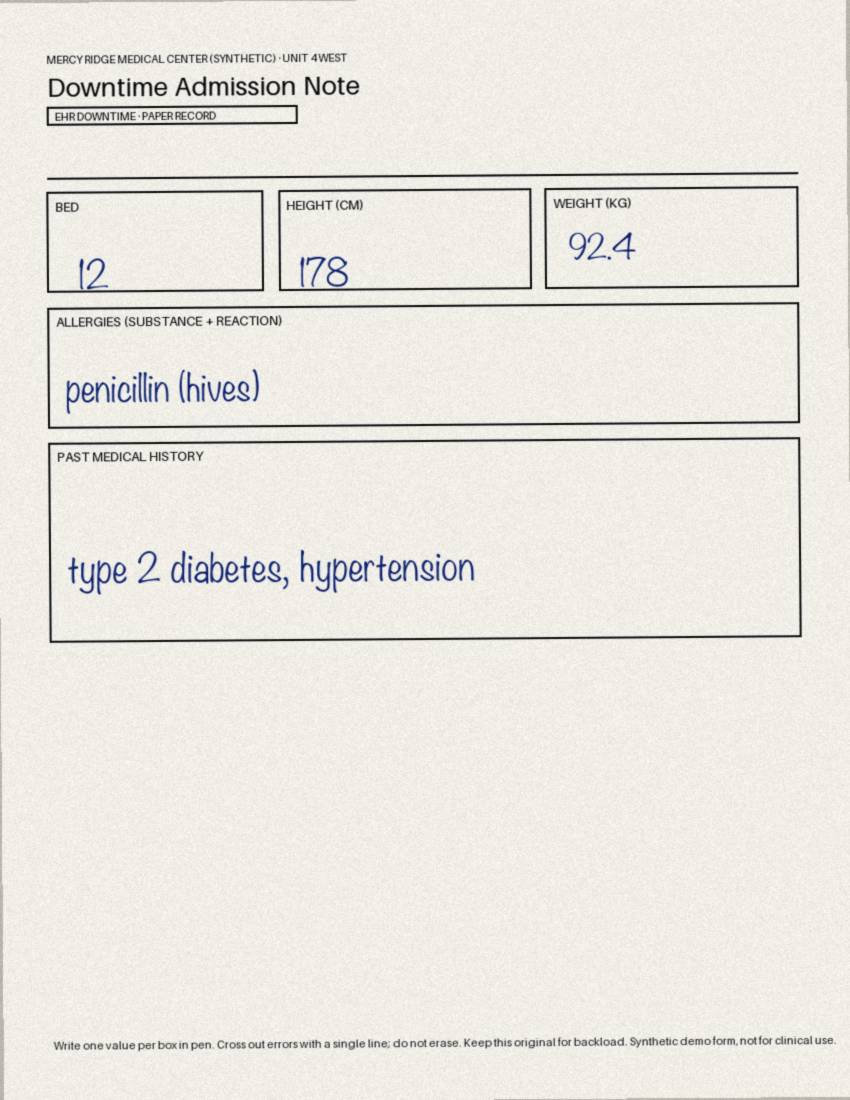
#> input picture data/forms/fixtures/admission_note-01.jpg, 850 x 1100 px
$ python -i hw_glyphs.py   (imports and definitions only)
#> lines starting #> are read from the running program, lines starting #| are printed output that depends on the picture; after the words box and inside, x2 and y2 are one past the last pixel; in counts of white or black regions, pixels touching at a corner belong together
#> further down, picture is the input picture: PIL image 850x1100 RGB; mean R, G, B 234.7, 230.7, 225.1
"""NIST Special Database 19 (2nd edition) as the glyph source for tools/hw_fixtures.py.

SD19 ships the same segmented characters in several organizations. by_write.zip groups them by writer but
its field-type directories (digit, upper, lower, constitution) carry no per-glyph class; by_class.zip carries
the class but discards the writer. The index joins the two on a hash of the DECODED pixels (not the PNG file
bytes): class from by_class, writer from by_write. A pixel hash seen under more than one class, or under more
than one writer, is dropped (conservative). The zips are read in place; the 1.6M members are never extracted.

  python -m tools.hw_glyphs fetch  [--cache DIR] [--write-lock]   # NETWORK: download, verify MD5 logs + lock
  python -m tools.hw_glyphs verify [--cache DIR]                    # re-verify the cached archives
  python -m tools.hw_glyphs index  [--cache DIR]                    # build DIR/sd19_index.json from them

Only `fetch` touches the network, and only when run explicitly: never on import, in tests or in CI. The
archives, MD5 logs and index live in the cache dir (default .cache/handwriting/, git-ignored). Until
tools/handwriting_sources.lock.json records each archive's sha256 and size (`fetch --write-lock` at the
first verified fetch), the source refuses to load: unverified bytes never reach a fixture.

The layout patterns below are assumptions about the real archives (cross-checked against the published MD5
logs' member paths); the indexer refuses loudly when nothing matches them. Licensing, provenance and privacy:
docs/handwriting-datasets.md.
"""
from __future__ import annotations

import argparse
import hashlib
import io
import json
import random
import re
import shutil
import string
import sys
import zipfile
from collections import Counter
from pathlib import Path
from typing import Protocol, runtime_checkable

ROOT = Path(__file__).resolve().parent.parent
LOCKFILE = ROOT / "tools" / "handwriting_sources.lock.json"
DEFAULT_CACHE = ROOT / ".cache" / "handwriting"
INDEX_NAME = "sd19_index.json"
INDEX_VERSION = 1
ARCHIVES = ("by_write", "by_class")

# ---- layout assumptions (S3 checks them against the real archives) -------------------------------------
# Any leading prefix is allowed: the MD5 logs list members as sd19/2ndEdition2016/data/by_write/...
# by_write/hsf_<p>/f<wwww>_<tt>/<d|u|l|c><wwww>_<tt>/<d|u|l|c><wwww>_<tt>_<nnnnn>.png ; writer = f<wwww>_<tt>
BY_WRITE_PATTERN = re.compile(
    r"(?:^|/)by_write/(?P<partition>hsf_\d+)/(?P<writer>f(?P<wid>\d{4}_\d{2}))/(?P<field>[dulc])(?P=wid)/"
    r"[^/]+\.png$")
# by_class/<hex ASCII code>/(hsf_<p>|train_<hex>)/<name>.png ; class = chr(int(hex, 16)), one of 62
BY_CLASS_PATTERN = re.compile(r"(?:^|/)by_class/(?P<hex>[0-9a-f]{2})/(?P<group>hsf_\d+|train_[0-9a-f]{2})/[^/]+\.png$")
# NIST MD5 logs: one "<md5> <path>" line per archive member (md5sum style; a leading "*" is tolerated)
MD5_LOG_LINE = re.compile(r"^(?P<md5>[0-9a-fA-F]{32}) [ *]?(?P<path>\S.*?)\s*$")
GLYPH_CLASSES = frozenset(string.digits + string.ascii_letters)

# ---- punctuation harvested from the writer's own ink ---------------------------------------------------
PUNCTUATION = frozenset(".:,")
TITTLE_SOURCES = ("i", "j")       # period = the dot of an i or j; colon = two of them stacked
DESCENDER_SOURCES = ("j", "g")    # comma = a dot plus the clipped descender terminal of a j or g
INK_LEVEL = 128                   # on an SD19 raster (white background, black ink) a pixel < 128 is ink
MIN_TITTLE_INK = 4                # source pixels: smaller "dots" are specks, not tittles
MAX_TITTLE_FRAC = 0.4             # the dot is at most this fraction of the glyph's ink height ...
MIN_BODY_TO_TITTLE = 2.0          # ... and the stem below it at least twice the dot's height
DESCENDER_FRAC = 0.35             # bottom fraction of a j/g ink box kept as the descender terminal
MIN_TAIL_INK = 6
COLON_GAP = 2.2                   # colon: gap between the two dots, in dot heights
COMMA_TAIL = 1.6                  # comma: tail height, in dot heights


class Unverified(RuntimeError):
    """The archives are not pinned in the lockfile, or the cached bytes do not match it."""


class LayoutMismatch(RuntimeError):
    """An archive does not have the layout the patterns above assume."""


# ------------------------------------------------------------------ glyph source protocol

@runtime_checkable
class GlyphSource(Protocol):
    def writers(self) -> list[str]:
        """Writer ids, sorted."""

    def coverage(self, writer: str) -> set[str]:
        """Characters get() can produce for this writer: glyph classes, plus . : , when harvestable."""

    def get(self, writer: str, char: str, rng: random.Random):
        """One glyph instance (PIL 'L' image, white background, black ink). Picks are WITH replacement."""


def ink_mask(img):
    """'L' mask, 255 where the raster has ink."""
    return img.convert("L").point(lambda v: 255 if v < INK_LEVEL else 0)
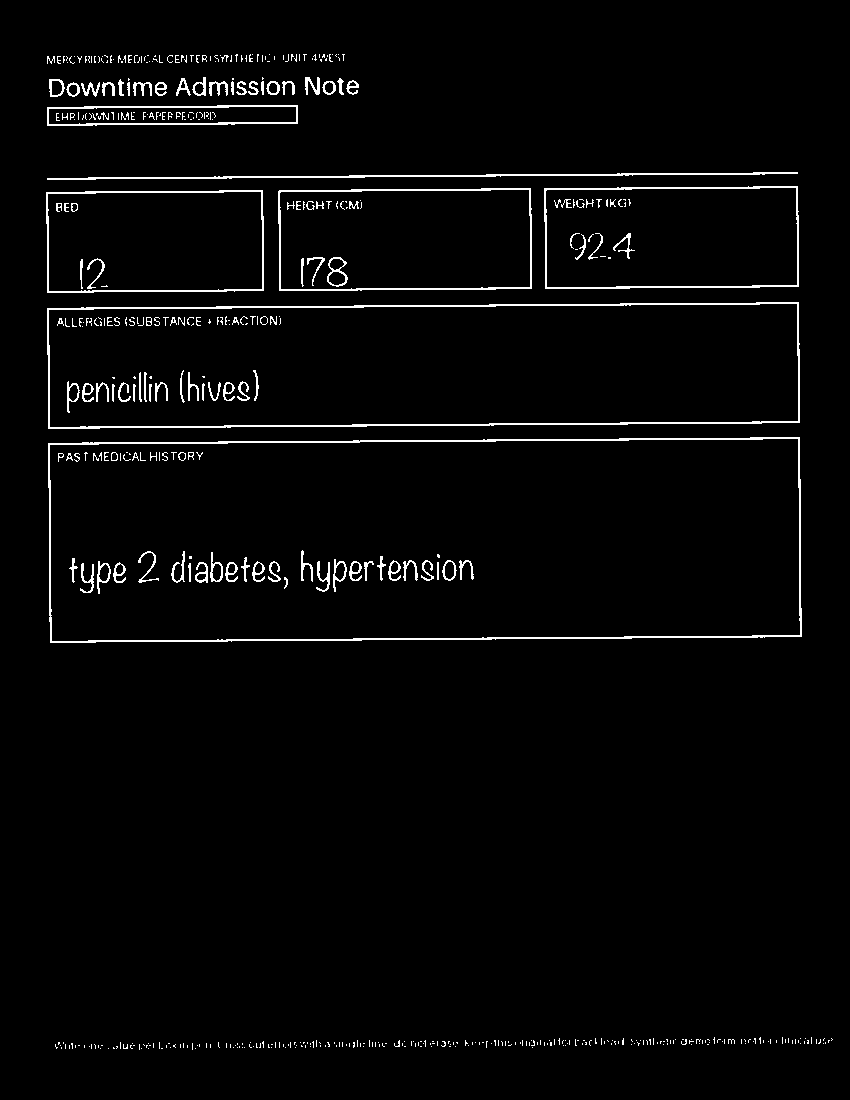
#> returned value: PIL image 850x1100 L; 2.6% white in thin lines or dots, all inside (x1, y1, x2, y2) = (46, 54, 833, 1050)


def ink_pixels(mask) -> int:
    return sum(1 for v in mask.tobytes() if v)


# [6 lines left out: function autocrop, not called in this run]


def split_tittle(img):
    """The dot of an i or j as its own raster, or None when it is not cleanly separate (no blank row between
    dot and stem, a dot too large to be one, or a speck)."""
    mask = ink_mask(img)
    box = mask.getbbox()
#> box = (46, 54, 833, 1050)
    if box is None:
        return None
    x0, y0, x1, y1 = box
#> x0 = 46; y0 = 54; x1 = 833; y1 = 1050
    crop = mask.crop(box)
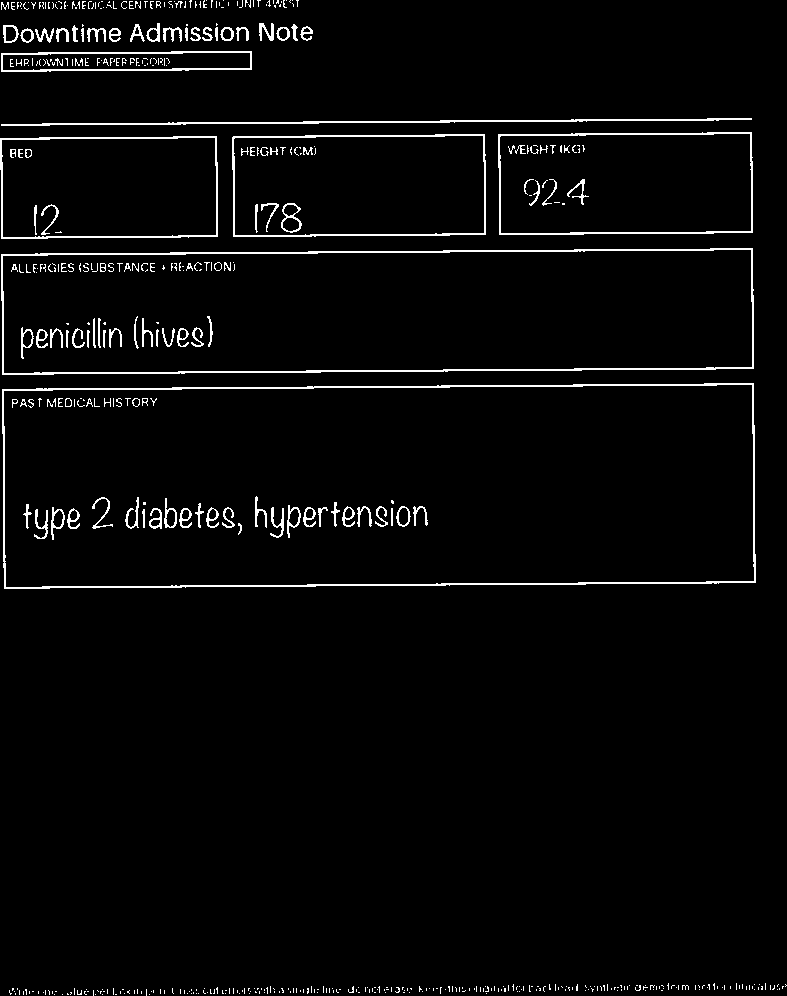
#> crop: PIL image 787x996 L; 3.1% white in thin lines or dots
    w, h = crop.size
#> w = 787; h = 996
    data = crop.tobytes()
    inked = [any(data[r * w:(r + 1) * w]) for r in range(h)]
#> inked = 996 items, first 6: True, True, True, True, True, True
    r = 0
    while r < h and inked[r]:
        r += 1
#> this loop made 10 passes
#> after the loop, r = 10
    dot_h = r
#> dot_h = 10
    while r < h and not inked[r]:
        r += 1
#> this loop made 13 passes
#> after the loop, r = 23
    if r >= h or dot_h > MAX_TITTLE_FRAC * h or (h - r) < MIN_BODY_TO_TITTLE * dot_h:
        return None
    dot = crop.crop((0, 0, w, dot_h))
    if ink_pixels(dot) < MIN_TITTLE_INK:
        return None
    dx0, dy0, dx1, dy1 = dot.getbbox()
#> dx0 = 1; dy0 = 0; dx1 = 299; dy1 = 10
    return img.convert("L").crop((x0 + dx0, y0 + dy0, x0 + dx1, y0 + dy1))


# [55 lines left out: functions descender_tail, _canvas, _stamp, compose_period, compose_colon, compose_comma, not called in this run]


class RasterGlyphs:
    """GlyphSource over per-writer SD19-format rasters (128x128, white background, black ink). Subclasses
    provide writers(), _chars(writer) (classes with at least one sample) and _samples(writer, char) (every
    sample, fixed order). Punctuation is harvested from the same writer's ink, never drawn."""

    def __init__(self) -> None:
        self._coverage: dict[str, frozenset[str]] = {}

    def writers(self) -> list[str]:
        raise NotImplementedError

    def _chars(self, writer: str) -> set[str]:
        raise NotImplementedError

    def _samples(self, writer: str, char: str) -> list:
        raise NotImplementedError

    # [13 lines left out: function _harvest, not called in this run]

    def tittles(self, writer: str) -> list:
        return self._harvest(writer, TITTLE_SOURCES, split_tittle)

    def tails(self, writer: str) -> list:
        return self._harvest(writer, DESCENDER_SOURCES, descender_tail)

    # [30 lines left out: functions coverage, get, not called in this run]


# ------------------------------------------------------------------ lockfile and verification

def load_lock(path: Path | None = None) -> dict:
    return json.loads((path or LOCKFILE).read_text())


# [67 lines left out: functions require_verified, file_digest, verify_archive, _log_key, parse_md5_log, verify_md5_log, not called in this run]


# ------------------------------------------------------------------ index (hash join)

_AMBIGUOUS = object()


# [83 lines left out: functions pixel_hash, build_index, not called in this run]


# ------------------------------------------------------------------ the SD19 source

class SD19Glyphs(RasterGlyphs):
    """Glyphs read from the cached by_write.zip through the hash-join index. Refuses to load unless the lockfile
    pins both archives, the index was built from those exact archives, and by_write.zip still matches."""

    # [17 lines left out: function __init__, not called in this run]

    def writers(self) -> list[str]:
        return sorted(self._index)

    def _chars(self, writer: str) -> set[str]:
        return {c for c, members in self._index.get(writer, {}).items() if members}

    # [22 lines left out: functions _samples, _download, not called in this run]


def _paths(cache: Path, name: str, entry: dict) -> tuple[Path, Path]:
    return cache / entry["url"].rsplit("/", 1)[1], cache / entry["md5_log_url"].rsplit("/", 1)[1]


# [72 lines left out: functions verify_cache, fetch, write_index, main, not called in this run]


# [2 lines not run here, left out]

>>> from PIL import Image
>>> picture = Image.open('../data/forms/fixtures/admission_note-01.jpg')
>>> result = split_tittle(picture)

$ run again, on data/forms/fixtures/vitals_flowsheet-01.jpg
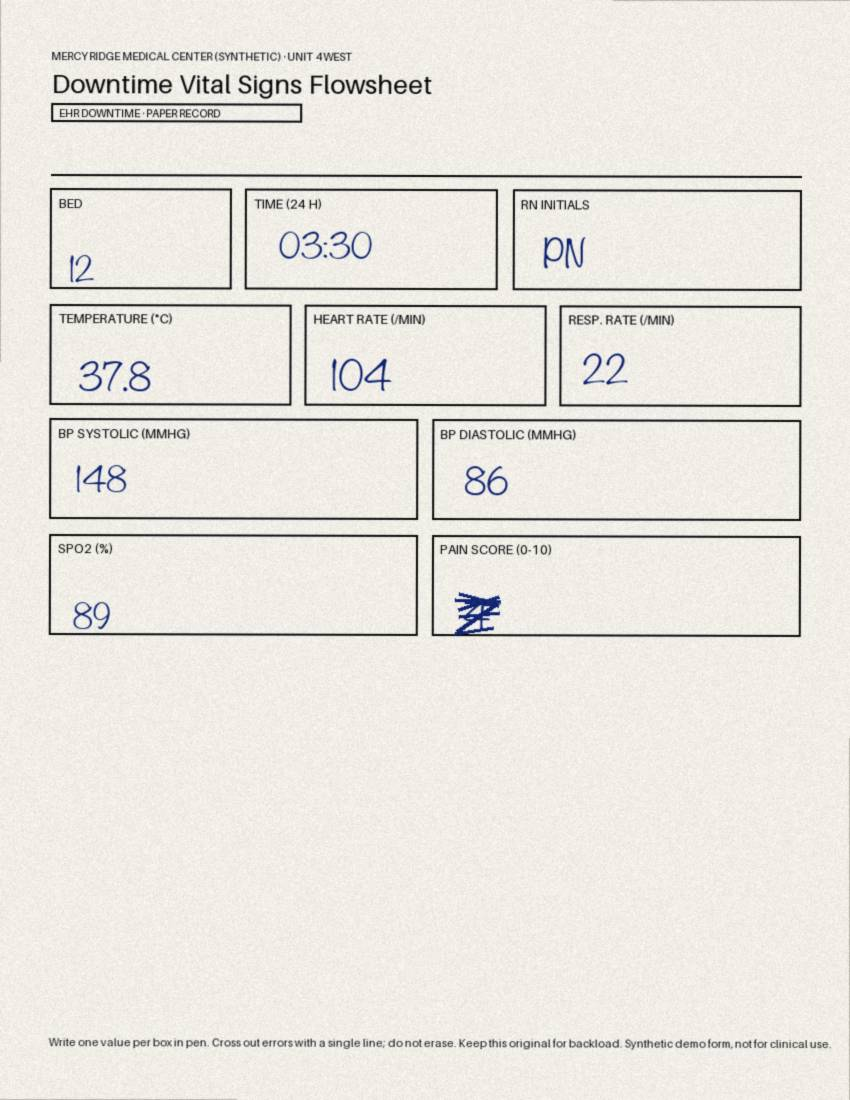
#> input picture data/forms/fixtures/vitals_flowsheet-01.jpg, 850 x 1100 px
#> picture is the input picture: PIL image 850x1100 RGB; mean R, G, B 233.6, 229.8, 224
#> in ink_mask, `return img.convert("L").point(lambda v: 255 if v < INK_LEVEL else 0)`:
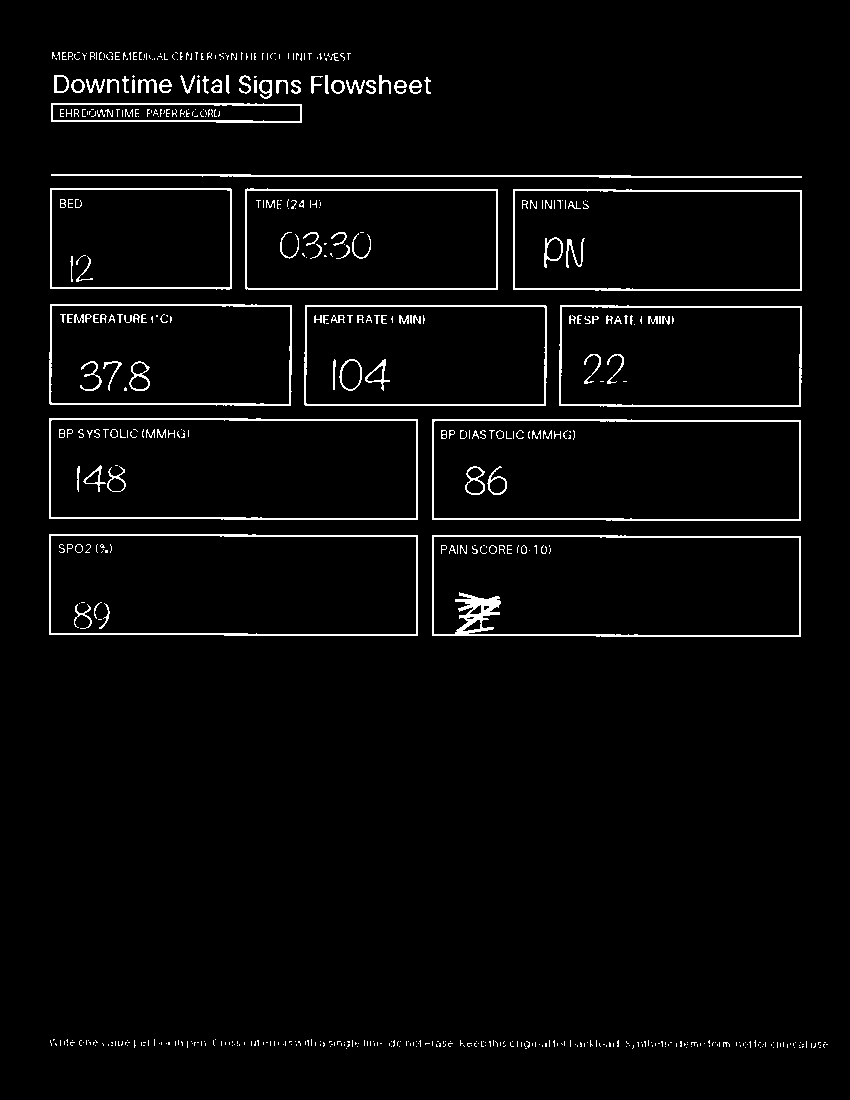
#> returned value: PIL image 850x1100 L; 3.1% white in thin lines or dots, all inside (x1, y1, x2, y2) = (49, 52, 828, 1049)
#> box = (49, 52, 828, 1049)
#> x0 = 49; y0 = 52; x1 = 828; y1 = 1049
#> in split_tittle, `crop = mask.crop(box)`:
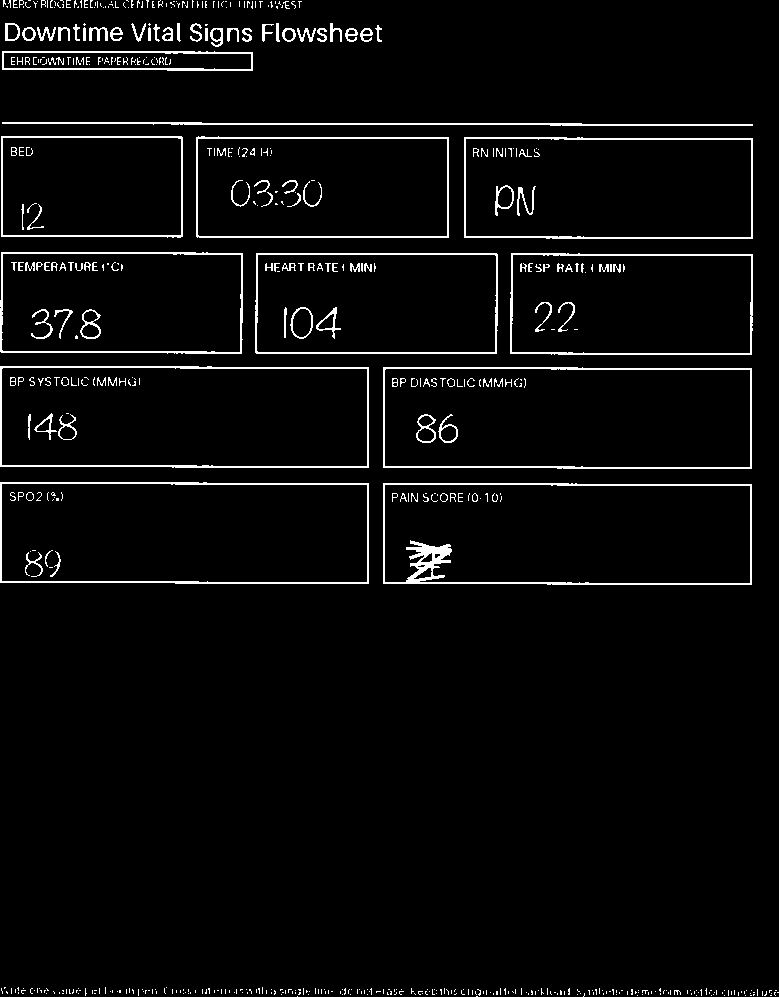
#> crop: PIL image 779x997 L; 3.8% white in thin lines or dots
#> inked = 997 items, first 6: True, True, True, True, True, True
#> the loop in split_tittle, `while r < h and inked[r]:` made 9 passes
#> after the loop in split_tittle, `while r < h and inked[r]:`: r = 9
#> the loop in split_tittle, `while r < h and not inked[r]:` made 14 passes
#> after the loop in split_tittle, `while r < h and not inked[r]:`: r = 23
#> dx0 = 3; dy0 = 0; dx1 = 302; dy1 = 9
